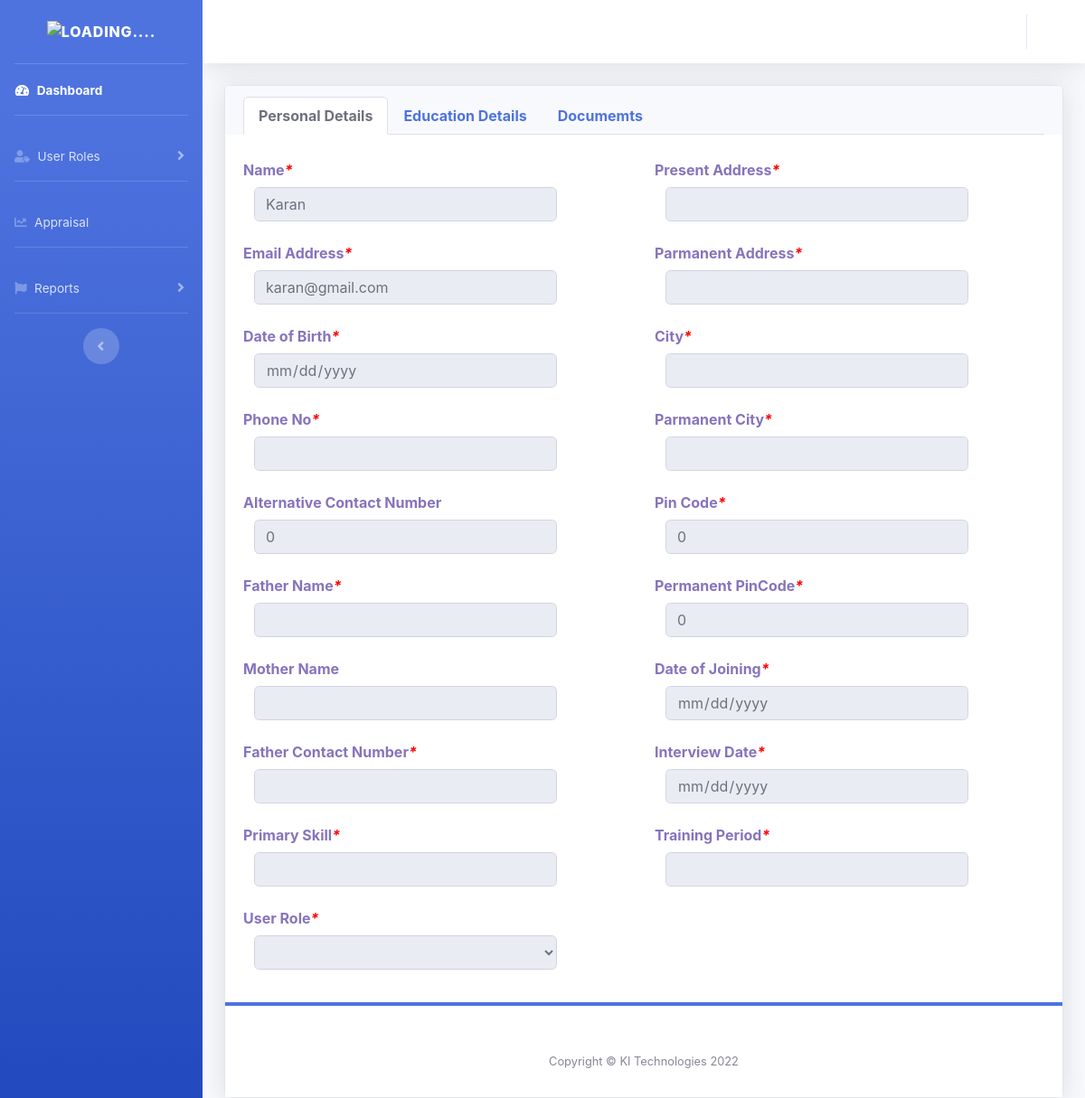
Screenshot of /view_page.php?id=37 with the database file from the repository.
### tables this page shows
CREATE TABLE `users` (
  `id` int(11) NOT NULL,
  `name` varchar(255) NOT NULL,
  `emails` varchar(255) NOT NULL,
  `password` varchar(255) NOT NULL,
  `phone` varchar(20) NOT NULL,
  `user_role` varchar(255) NOT NULL,
  `father_name` varchar(255) DEFAULT NULL,
  `mother_name` varchar(255) DEFAULT NULL,
  `father_contact_number` varchar(20) DEFAULT NULL,
  `present_address` varchar(255) DEFAULT NULL,
  `city` varchar(255) DEFAULT NULL,
  `pin_code` int(11) DEFAULT NULL,
  `premanent_address` varchar(255) DEFAULT NULL,
  `permanent_city` varchar(255) DEFAULT NULL,
  `permanent_pincode` int(11) NOT NULL,
  `dob` date DEFAULT NULL,
  `alternative_phone` int(11) DEFAULT NULL,
  `primary_skill` varchar(255) DEFAULT NULL,
  `training_period` varchar(255) NOT NULL,
  `date_of_joining` date DEFAULT NULL,
  `interview_date` date DEFAULT NULL,
  `pan` varchar(255) DEFAULT NULL,
  `pan_card_image` varchar(255) DEFAULT NULL,
  `aadhaar` varchar(255) DEFAULT NULL,
  `aadhaar_card_image` varchar(255) DEFAULT NULL,
  `profile_pic` varchar(255) DEFAULT NULL,
  `bank_name` varchar(255) NOT NULL,
  `account_number` varchar(255) NOT NULL,
  `ifsc_code` varchar(255) NOT NULL,
  `isDeleted` tinyint(4) NOT NULL,
  `isEnabled` int(11) NOT NULL DEFAULT 1,
  `rating` float(12,1) NOT NULL DEFAULT 1.0,
  `remark` varchar(255) NOT NULL,
  `is_freezed` int(11) NOT NULL,
  `created_at` datetime NOT NULL DEFAULT current_timestamp(),
  `created_by` varchar(255) NOT NULL,
  `updated_at` datetime DEFAULT NULL ON UPDATE current_timestamp(),
  `updated_by` int(11) DEFAULT NULL,
  `deleted_at` datetime DEFAULT NULL,
  `deleted_by` varchar(255) NOT NULL
);

### view_page.php (the view, shortened to what this page needs)
<?php include 'empDB.php'; ?>
<?php
if (isset($_GET['id'])) {
    $viewID = $_GET['id'];
} else {
    $viewIDd = $_SESSION['id'];
}
$viewQuery = "SELECT name, emails, phone, user_role, father_name, mother_name, father_contact_number, present_address, city, pin_code, premanent_address, permanent_city, permanent_pincode, dob, alternative_phone, date_of_joining, interview_date, training_period, primary_skill, pan, pan_card_image, aadhaar, aadhaar_card_image, profile_pic, bank_name, account_number,  ifsc_code, qualification, course, institute, university_board, year_start, year_end, percentage, marksheet_photo FROM users LEFT JOIN educational_details ON users.id = educational_details.user_id WHERE users.id= $viewID";
$readFire = mysqli_query($connections, $viewQuery);
$viewFetch = mysqli_fetch_array($readFire);
$nameInp = $viewFetch['name'];
$emailInp = $viewFetch['emails'];
$mobileInp = $viewFetch['phone'];
$fatherInp = $viewFetch['father_name'];
$motherInp = $viewFetch['mother_name'];
$fatherContactInp = $viewFetch['father_contact_number'];
$presentAddInp = $viewFetch['present_address'];
$cityInp = $viewFetch['city'];
$pinInp = $viewFetch['pin_code'];
$pamanAddInp = $viewFetch['premanent_address'];
$paramnCityInp = $viewFetch['permanent_city'];
$paramanPinInp = $viewFetch['permanent_pincode'];
$dobInp = $viewFetch['dob'];
$altrConNumInp = $viewFetch['alternative_phone'];
$dojInp = $viewFetch['date_of_joining'];
$interviewDateInp = $viewFetch['interview_date'];
$trainingInp = $viewFetch['training_period'];
$skillInp = $viewFetch['primary_skill'];
?>
<?php include 'header.php'; ?>
<div class="container-fluid">
    <div class="card shadow">
        <div class="card-header border-bottom-0 pb-0">
            <ul class="nav nav-tabs" id="myTab" role="tablist">
                <li class="nav-item">
                    <a class="nav-link active" id="personal-tab" data-toggle="tab" href="#personl" role="tab" aria-controls="personl" aria-selected="true"><b>Personal Details</b></a>
                </li>
                <li class="nav-item">
                    <a class="nav-link" id="educational-tab" data-toggle="tab" href="#education" role="tab" aria-controls="education" aria-selected="false"><b>Education Details</b></a>
                </li>
                <li class="nav-item">
                    <a class="nav-link" id="Doc-tab" data-toggle="tab" href="#document" role="tab" aria-controls="document" aria-selected="false"><b>Documemts</b></a>
                </li>
            </ul>
        </div>
        <div class="card-body border-bottom-primary">
            <div class="tab-content" id="myTabContent">
                <div class="tab-pane fade show active" id="personl" role="tabpanel" aria-labelledby="personal-tab">
                    <div class="row">
                        <div class="col-6">
                            <div class="form-group">
                                <label class="col-form-label" style="color: rgba(47, 16, 139, 0.582);"><b>Name<i class="requiredStar">*</i></b></label>
                                <div class="col-10">
                                    <input type="text" class="form-control form-control" id="input-name" name="Names" readonly="readonly" value="<?php echo $nameInp ?>">
                                </div>
                            </div>
                            <div class="form-group">
                                <label class="col-form-label" style="color: rgba(47, 16, 139, 0.582);"><b>Email
                                        Address<i class="requiredStar">*</i></b></label>
                                <div class="col-10">
                                    <input type="text" class="form-control" id="input-email" name="EmailAdd" readonly="readonly" value="<?php echo $emailInp ?>">
                                </div>
                            </div>
                            <div class="form-group">
                                <label class="col-form-label" style="color: rgba(47, 16, 139, 0.582);"><b>Date of
                                        Birth<i class="requiredStar">*</i></b></label>
                                <div class="col-10">
                                    <input type="date" class="form-control" id="d-birth" name="DOB" readonly="readonly" value="<?php echo $dobInp ?>">
                                </div>
                            </div>
                            <div class="form-group">
                                <label class="col-form-label" style="color: rgba(47, 16, 139, 0.582);"><b>Phone
                                        No<i class="requiredStar">*</i></b></label>
                                <div class="col-10 ">
                                    <input type="number" class="form-control" name="mobile" id="input-mobile" readonly="readonly" value="<?php echo $mobileInp ?>">
                                </div>
                            </div>
                            <div class="form-group">
                                <label class="col-form-label" style="color: rgba(47, 16, 139, 0.582);"><b>Alternative
                                        Contact Number</b></label>
                                <div class="col-10">
                                    <input type="number" class="form-control" id="Alternative-Contact" name="alternativeContact" readonly="readonly" value="<?php echo $altrConNumInp ?>">
                                </div>
                            </div>
                            <div class="form-group">
                                <label class="col-form-label" style="color: rgba(47, 16, 139, 0.582);"><b>Father
                                        Name<i class="requiredStar">*</i></b></label>
                                <div class="col-10">
                                    <input type="text" class="form-control" id="father-name" name="father" readonly="readonly" value="<?php echo $fatherInp ?>">
                                </div>
                            </div>
                            <div class="form-group">
                                <label class="col-form-label" style="color: rgba(47, 16, 139, 0.582);"><b>Mother
                                        Name</b></label>
                                <div class="col-10">
                                    <input type="text" class="form-control" id="mother-name" name="mother" readonly="readonly" value="<?php echo $motherInp ?>">
                                </div>
                            </div>
                            <div class="form-group">
                                <label class="col-form-label" style="color: rgba(47, 16, 139, 0.582);"><b>Father Contact Number<i class="requiredStar">*</i></b></label>
                                <div class="col-10">
                                    <input type="text" class="form-control" id="father-contact" name="fatherContact" readonly="readonly" value="<?php echo $fatherContactInp ?>">
                                </div>
                            </div>
                            <div class="form-group">
                                <label class="col-form-label" style="color: rgba(47, 16, 139, 0.582);"><b>Primary Skill<i class="requiredStar">*</i></b></label>
                                <div class="col-10">
                                    <input type="text" class="form-control " id="primary_skill" name="PrimarySkill" readonly="readonly" value="<?php echo $skillInp ?>">
                                </div>
                            </div>
                                <div class="form-group">
                                    <label class="col-form-label" style="color: rgba(47, 16, 139, 0.582);"><b>User
                                            Role<i class="requiredStar">*</i></b></label>
                                    <div class="col-10">
                                        <select id="users-roles" class="form-control" aria-label="Default select example" name="UsersRole" readonly="readonly">
                                            <option value="disabled"></option>
                                            <option>Admin</option>
                                        </select>
                                    </div>
                                </div>
                        </div>
                        <div class="col-6">
                            <div class="form-group">
                                <label class="col-form-label" style="color: rgba(47, 16, 139, 0.582);"><b>Present
                                        Address<i class="requiredStar">*</i></b></label>
                                <div class="col-10">
                                    <input type="text" class="form-control" id="present-address" name="presentAdd" readonly="readonly" value="<?php echo $presentAddInp ?>">
                                </div>
                            </div>
                            <div class="form-group">
                                <label class="col-form-label" style="color: rgba(47, 16, 139, 0.582);"><b>Parmanent
                                        Address<i class="requiredStar">*</i></b></label>
                                <div class="col-10">
                                    <input type="text" class="form-control" id="Parmanent-add" name="parmanAdd" readonly="readonly" value="<?php echo $pamanAddInp ?>">
                                </div>
                            </div>
                            <div class="form-group">
                                <label class="col-form-label" style="color: rgba(47, 16, 139, 0.582);"><b>City<i class="requiredStar">*</i></b></label>
                                <div class="col-10">
                                    <input type="text" class="form-control" id="Cities" name="city" readonly="readonly" value="<?php echo $cityInp ?>">
                                </div>
                            </div>
                            <div class="form-group">
                                <label class="col-form-label" style="color: rgba(47, 16, 139, 0.582);"><b>Parmanent
                                        City<i class="requiredStar">*</i></b></label>
                                <div class="col-10">
                                    <input type="text" class="form-control inpuut-sm" size="10" id="Parmanent-city" name="parmanCity" readonly="readonly" value="<?php echo $paramnCityInp ?>">
                                </div>
                            </div>
                            <div class="form-group">
                                <label class="col-form-label" style="color: rgba(47, 16, 139, 0.582);"><b>Pin
                                        Code<i class="requiredStar">*</i></b></label>
                                <div class="col-10">
                                    <input type="number" class="form-control" id="Pin-Code" name="pinCode" readonly="readonly" value="<?php echo $pinInp ?>">
                                </div>
                            </div>
                            <div class="form-group">
                                <label class="col-form-label" style="color: rgba(47, 16, 139, 0.582);"><b>Permanent PinCode<i class="requiredStar">*</i></b></label>
                                <div class="col-10">
                                    <input type="number" class="form-control" id="Permananent-Pin" name="permanPin" readonly="readonly" value="<?php echo $paramanPinInp ?>">
                                </div>
                            </div>
                            <div class="form-group">
                                <label class="col-form-label" style="color: rgba(47, 16, 139, 0.582);"><b>Date of
                                        Joining<i class="requiredStar">*</i></b></label>
                                <div class="col-10">
                                    <input type="date" class="form-control" id="Parmanent-doj" name="DOJ" readonly="readonly" value="<?php echo $dojInp ?>">
                                </div>
                            </div>
                            <div class="form-group">
                                <label class="col-form-label" style="color: rgba(47, 16, 139, 0.582);"><b>Interview Date<i class="requiredStar">*</i></b></label>
                                <div class="col-10">
                                    <input type="date" class="form-control" id="interview_date" name="interviewDate" readonly="readonly" value="<?php echo $interviewDateInp ?>">
                                </div>
                            </div>
                            <div class="form-group">
                                <label class="col-form-label" style="color: rgba(47, 16, 139, 0.582);"><b>Training Period<i class="requiredStar">*</i></b></label>
                                <div class="col-10">
                                    <input type="text" class="form-control" id="training_period" name="trainingPeriod" readonly="readonly" value="<?php echo $trainingInp ?>">
                                </div>
                            </div>
                            <br>
                        </div>
                    </div>
                </div>
            </div>
        </div>
        <br>
        <?php include 'footer.php'; ?>

### header.php (style rules this page uses)
.requiredStar { color: red; }

### rows the page displays
users: Names "Karan", EmailAdd "karan@gmail.com", alternativeContact "0", pinCode "0", permanPin "0"
